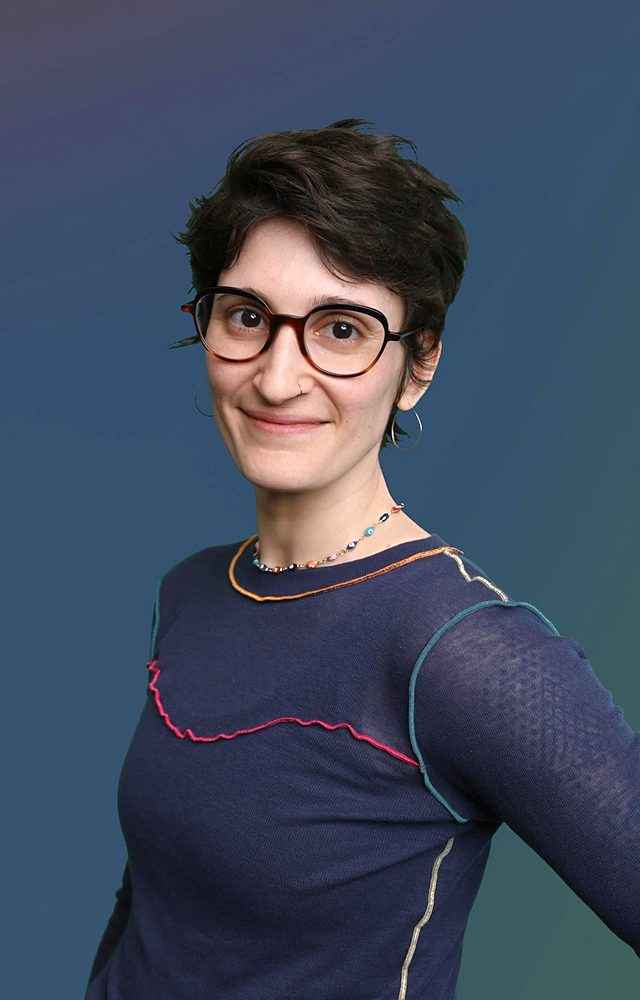
#> input picture images/bess-bright.jpg, 640 x 1000 px; its folder holds only this picture in this run
$ python export-photos.py ../images/bess-bright.jpg
#> lines starting #> are read from the running program, lines starting #| are printed output that depends on the picture
"""Export the Chaos About photo at 2x (640x1000, the photo's 16:25 display ratio).

usage: python3 tools/export-photos.py PARTHENON_SRC

Crop boxes are fractions of the source size, so a higher-resolution
original of the same shot gives the same framing. Each export is resized
to 640x1000 with Lanczos and, if it was actually resized, lightly sharpened
(unsharp mask: radius 1, amount 60%). A 1:1 crop is left unsharpened.
Saved as WebP plus a JPG fallback.
"""
import sys
from PIL import Image, ImageFilter

OUT = (640, 1000)
CROPS = {
    # waist up, centred on Bess
    'bess-parthenon': (205 / 768, 252 / 1024, 575 / 768, 830 / 1024),
}

def export(name, src):
#> called with name = 'bess-parthenon', src = '../images/bess-bright.jpg'
    im = Image.open(src).convert('RGB')
#> im is the input picture: PIL image 640x1000 RGB; mean R, G, B 63.9, 74.3, 94
    w, h = im.size
#> w = 640; h = 1000
    l, t, r, b = CROPS[name]
    box = (round(l * w), round(t * h), round(r * w), round(b * h))
#> box = (171, 246, 479, 811)
    crop = im.crop(box)
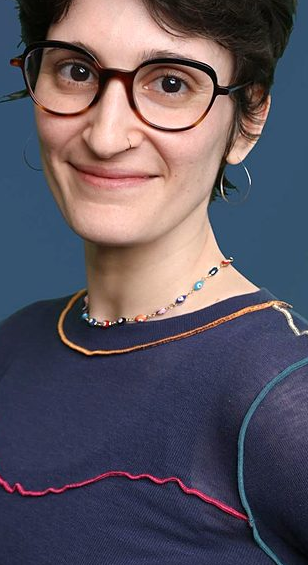
#> crop: PIL image 308x565 RGB; mean R, G, B 91.6, 84, 95
    scale = OUT[0] / crop.width
#> scale = 2.08
    out = crop.resize(OUT, Image.LANCZOS) if crop.size != OUT else crop
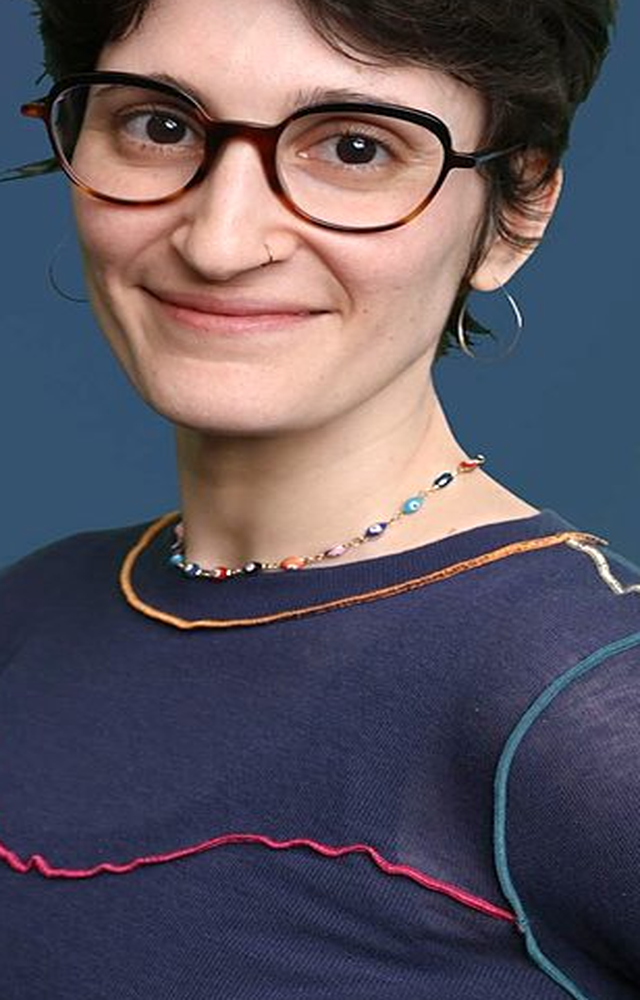
#> out: PIL image 640x1000 RGB; mean R, G, B 91.6, 84.1, 95
    if crop.size != OUT:
        out = out.filter(ImageFilter.UnsharpMask(radius=1, percent=60, threshold=0))
    out.save(f'images/{name}.jpg', quality=82, optimize=True, progressive=True)
    out.save(f'images/{name}.webp', quality=80, method=6)
    print(f'{name}: source {w}x{h}, crop {crop.width}x{crop.height}, scale x{scale:.2f}'
          + (', sharpened' if crop.size != OUT else ', not resized or sharpened'))
#| bess-parthenon: source 640x1000, crop 308x565, scale x2.08, sharpened

if __name__ == '__main__':
    export('bess-parthenon', sys.argv[1])
